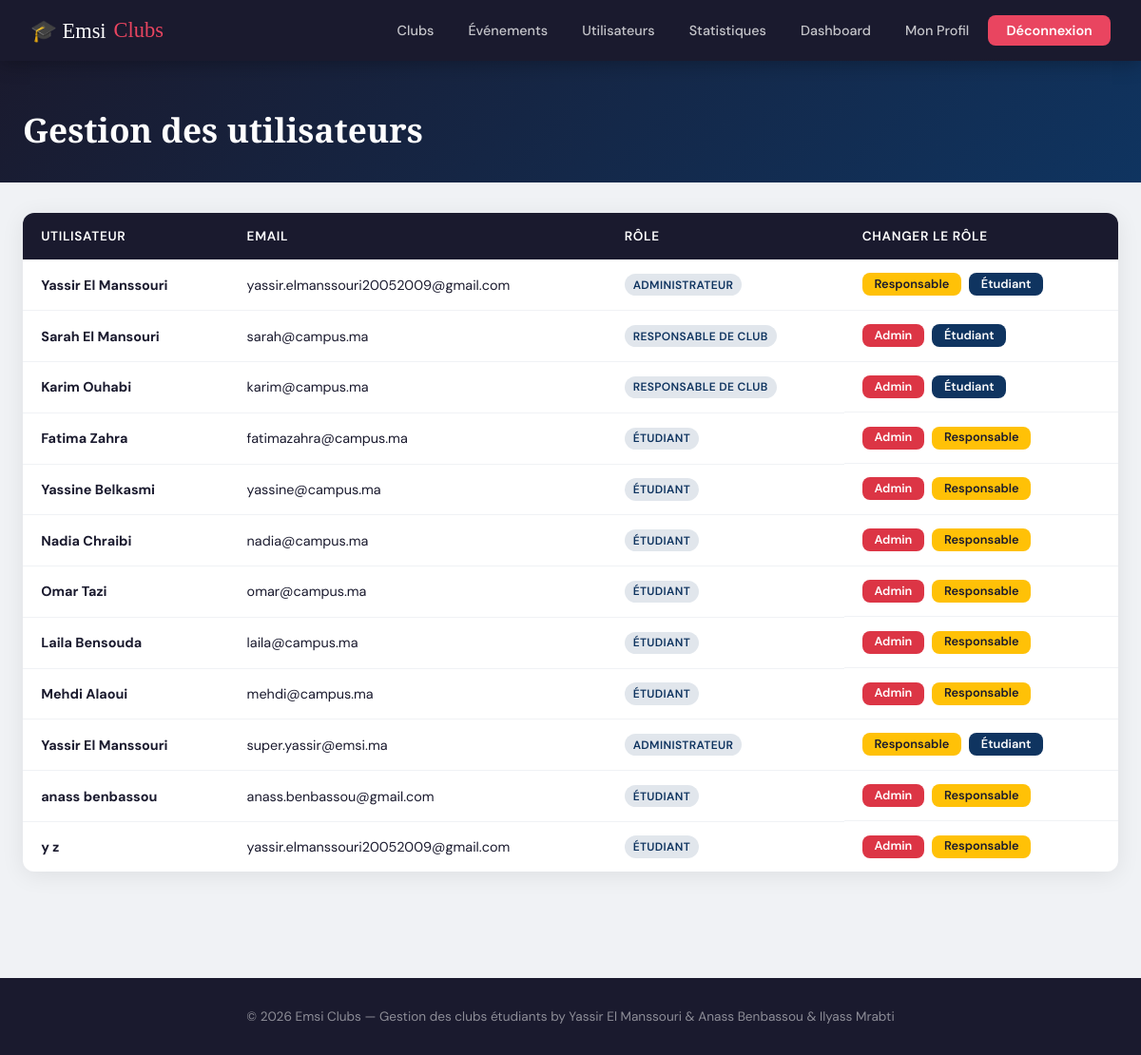
The app's page /admin-panel/utilisateurs/ (signed in) with its own data.
### clubs/models.py (models this page shows, shortened)
class Profil(models.Model):
    ROLE_CHOICES = [
        ('admin', 'Administrateur'),
        ('responsable', 'Responsable de Club'),
        ('etudiant', 'Étudiant'),
    ]
    user = models.OneToOneField(User, on_delete=models.CASCADE, related_name='profil')
    role = models.CharField(max_length=20, choices=ROLE_CHOICES, default='etudiant')
    telephone = models.CharField(max_length=20, blank=True)
    photo = models.ImageField(upload_to='profils/', blank=True, null=True)
    bio = models.TextField(blank=True)
    date_creation = models.DateTimeField(auto_now_add=True)

### clubs/views.py (the view)
# urls.py: path('admin-panel/utilisateurs/', views.gerer_utilisateurs, name='gerer_utilisateurs'),
@login_required
def gerer_utilisateurs(request):
    if get_role(request.user) != 'admin':
        return redirect('dashboard')
    profils = Profil.objects.select_related('user').all()
    return render(request, 'clubs/gerer_utilisateurs.html', {'profils': profils})

### clubs/views.py (called while the page is built)
def get_role(user):
    try:
        return user.profil.role
    except:
        return 'etudiant'

### templates/clubs/gerer_utilisateurs.html (shortened to what this page needs)
{% extends 'clubs/base.html' %}
{% block content %}
<div class="page-header"><div class="container"><h1>Gestion des utilisateurs</h1></div></div>
<div class="container" style="padding-bottom:3rem;">
  <div class="table-wrap">
    <table>
      <thead><tr><th>Utilisateur</th><th>Email</th><th>Rôle</th><th>Changer le rôle</th></tr></thead>
      <tbody>
        {% for p in profils %}
        <tr>
          <td><strong>{{ p.user.get_full_name|default:p.user.username }}</strong></td>
          <td>{{ p.user.email }}</td>
          <td><span class="badge badge-info">{{ p.get_role_display }}</span></td>
          <td class="flex gap-1">
            {% if p.role != 'admin' %}<a href="{% url 'changer_role' p.user.pk 'admin' %}" class="btn btn-danger btn-sm">Admin</a>{% endif %}
            {% if p.role != 'responsable' %}<a href="{% url 'changer_role' p.user.pk 'responsable' %}" class="btn btn-warning btn-sm">Responsable</a>{% endif %}
            {% if p.role != 'etudiant' %}<a href="{% url 'changer_role' p.user.pk 'etudiant' %}" class="btn btn-secondary btn-sm">Étudiant</a>{% endif %}
          </td>
        </tr>
        {% endfor %}
      </tbody>
    </table>
  </div>
</div>
{% endblock %}

### static/css/style.css (style rules this page uses)
:root { --primary: #1a1a2e; --accent: #e94560; --accent2: #0f3460; --gold: #f5a623; --light: #f0f2f5; --white: #ffffff; --gray: #6c757d; --success: #28a745; --warning: #ffc107; --danger: #dc3545; --card-shadow: 0 4px 24px rgba(0,0,0,0.08); --radius: 12px; }
* { box-sizing: border-box; margin: 0; padding: 0; }
body { font-family: 'DM Sans', sans-serif; background: var(--light); color: var(--primary); min-height: 100vh; }
.container { max-width: 1200px; margin: 0 auto; padding: 0 1.5rem; }
.page-header { background: linear-gradient(135deg, var(--primary) 0%, var(--accent2) 100%); color: var(--white); padding: 3rem 0 2rem; margin-bottom: 2rem; }
.page-header h1 { font-family: 'Playfair Display', serif; font-size: 2.2rem; }
.btn { display: inline-flex; align-items: center; gap: 0.4rem; padding: 0.55rem 1.4rem; border-radius: 8px; font-family: 'DM Sans', sans-serif; font-size: 0.9rem; font-weight: 600; cursor: pointer; border: none; text-decoration: none; transition: all 0.2s; line-height: 1; }
.btn-secondary { background: var(--accent2); color: var(--white); }
.btn-warning { background: var(--warning); color: var(--primary); }
.btn-danger { background: var(--danger); color: var(--white); }
.btn-sm { padding: 0.35rem 0.8rem; font-size: 0.8rem; }
.badge { display: inline-block; padding: 0.3em 0.75em; border-radius: 50px; font-size: 0.75rem; font-weight: 600; text-transform: uppercase; letter-spacing: 0.03em; }
.badge-info { background: rgba(15,52,96,0.12); color: var(--accent2); }
.table-wrap { background: var(--white); border-radius: var(--radius); box-shadow: var(--card-shadow); overflow: hidden; }
table { width: 100%; border-collapse: collapse; }
thead { background: var(--primary); color: var(--white); }
th { padding: 1rem 1.2rem; text-align: left; font-size: 0.85rem; font-weight: 600; text-transform: uppercase; letter-spacing: 0.05em; }
td { padding: 0.9rem 1.2rem; border-bottom: 1px solid #f0f2f5; font-size: 0.9rem; }
tr:last-child td { border-bottom: none; }
.flex { display: flex; }
.gap-1 { gap: 0.5rem; }

### records on screen
Profil: user.get_full_name "Yassir El Manssouri", user.email "yassir.elmanssouri20052009@gmail.com", role "ADMINISTRATEUR", shows "Responsable", shows "Étudiant"
Profil: user.get_full_name "Sarah El Mansouri", user.email "sarah@campus.ma", role "RESPONSABLE DE CLUB", shows "Admin", shows "Étudiant"
Profil: user.get_full_name "Karim Ouhabi", user.email "karim@campus.ma", role "RESPONSABLE DE CLUB", shows "Admin", shows "Étudiant"
Profil: user.get_full_name "Fatima Zahra", user.email "fatimazahra@campus.ma", role "ÉTUDIANT", shows "Admin", shows "Responsable"
Profil: user.get_full_name "Yassine Belkasmi", user.email "yassine@campus.ma", role "ÉTUDIANT", shows "Admin", shows "Responsable"
Profil: user.get_full_name "Nadia Chraibi", user.email "nadia@campus.ma", role "ÉTUDIANT", shows "Admin", shows "Responsable"
Profil: user.get_full_name "Omar Tazi", user.email "omar@campus.ma", role "ÉTUDIANT", shows "Admin", shows "Responsable"
Profil: user.get_full_name "Laila Bensouda", user.email "laila@campus.ma", role "ÉTUDIANT", shows "Admin", shows "Responsable"
Profil: user.get_full_name "Mehdi Alaoui", user.email "mehdi@campus.ma", role "ÉTUDIANT", shows "Admin", shows "Responsable"
Profil: user.get_full_name "Yassir El Manssouri", user.email "super.yassir@emsi.ma", role "ADMINISTRATEUR", shows "Responsable", shows "Étudiant"
Profil: user.get_full_name "anass benbassou", user.email "anass.benbassou@gmail.com", role "ÉTUDIANT", shows "Admin", shows "Responsable"
Profil: user.get_full_name "y z", user.email "yassir.elmanssouri20052009@gmail.com", role "ÉTUDIANT", shows "Admin", shows "Responsable"
